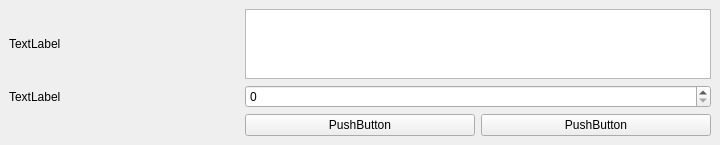
<?xml version="1.0" encoding="UTF-8"?>
<ui version="4.0">
 <class>MainWindow</class>
 <widget class="QMainWindow" name="MainWindow">
  <property name="geometry">
   <rect>
    <x>0</x>
    <y>0</y>
    <width>720</width>
    <height>120</height>
   </rect>
  </property>
  <property name="windowTitle">
   <string>App-BenchManager</string>
  </property>
  <widget class="QWidget" name="centralwidget">
   <layout class="QGridLayout" name="gridLayout">
    <item row="0" column="0">
     <widget class="QLabel" name="label">
      <property name="text">
       <string>TextLabel</string>
      </property>
     </widget>
    </item>
    <item row="1" column="0">
     <widget class="QLabel" name="label_2">
      <property name="text">
       <string>TextLabel</string>
      </property>
     </widget>
    </item>
    <item row="2" column="1">
     <widget class="QPushButton" name="btn_registerPerson">
      <property name="text">
       <string>PushButton</string>
      </property>
     </widget>
    </item>
    <item row="2" column="2">
     <widget class="QPushButton" name="btn_clearPerson">
      <property name="text">
       <string>PushButton</string>
      </property>
     </widget>
    </item>
    <item row="1" column="1" colspan="2">
     <widget class="QSpinBox" name="spinBox"/>
    </item>
    <item row="0" column="1" colspan="2">
     <widget class="QTextEdit" name="textEdit"/>
    </item>
   </layout>
  </widget>
 </widget>
 <resources/>
 <connections/>
</ui>
